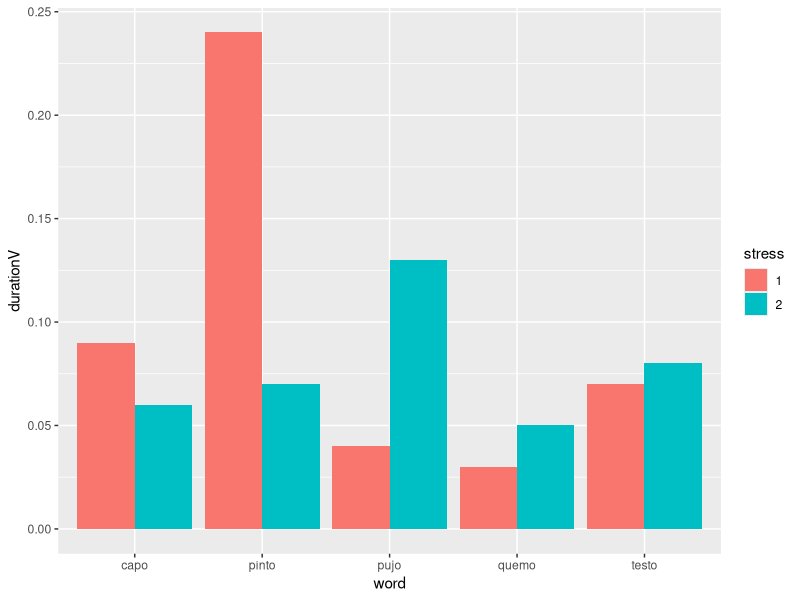
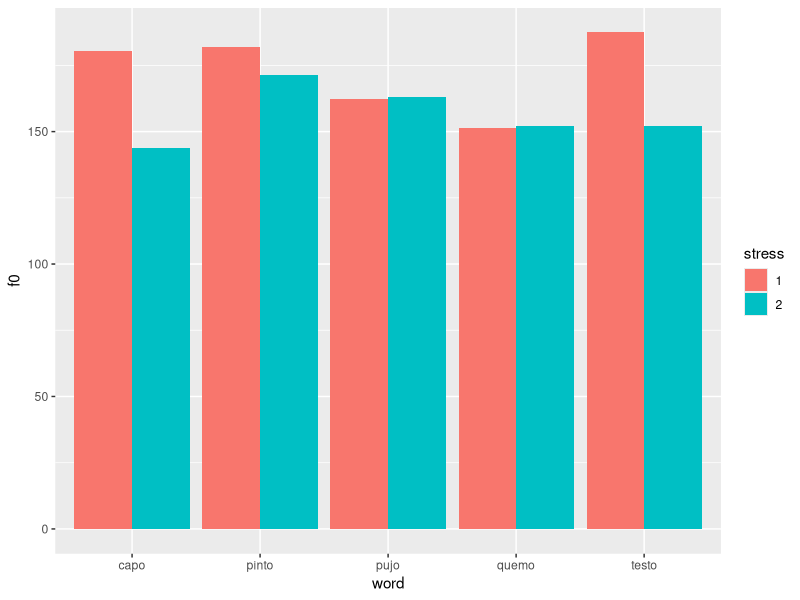
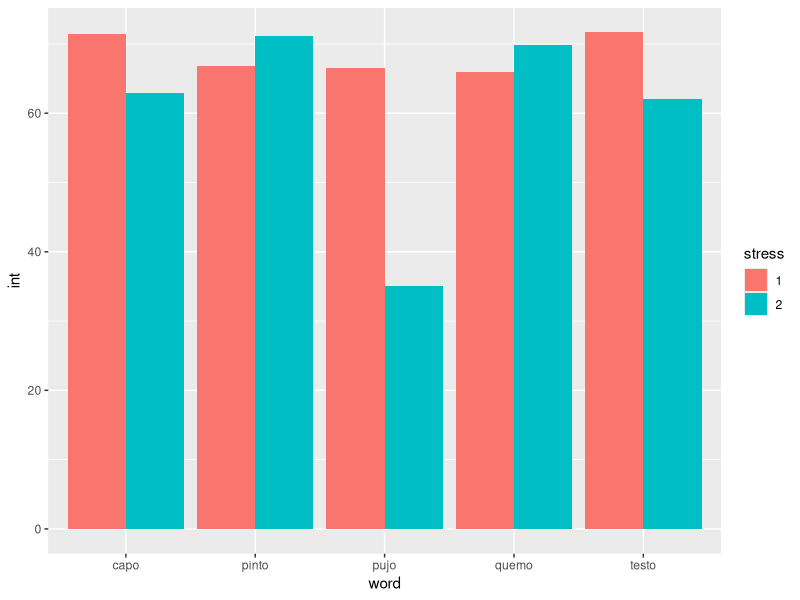
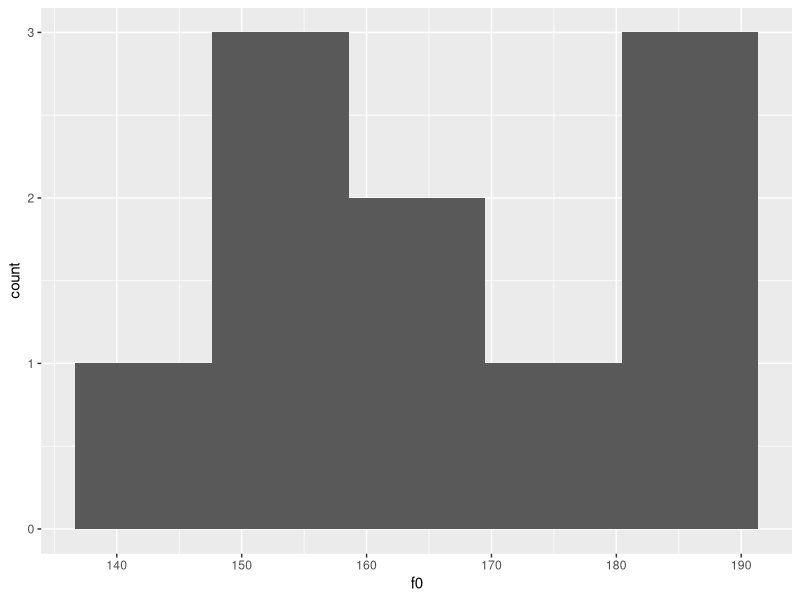
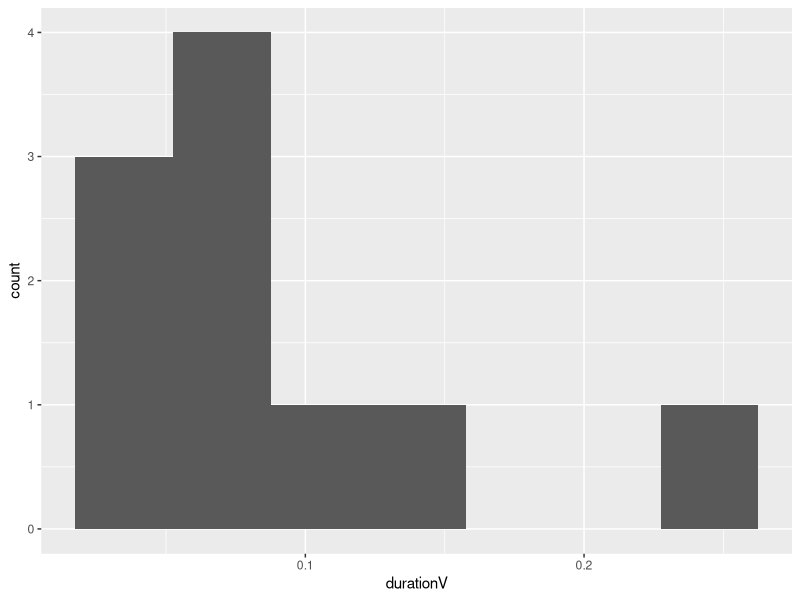
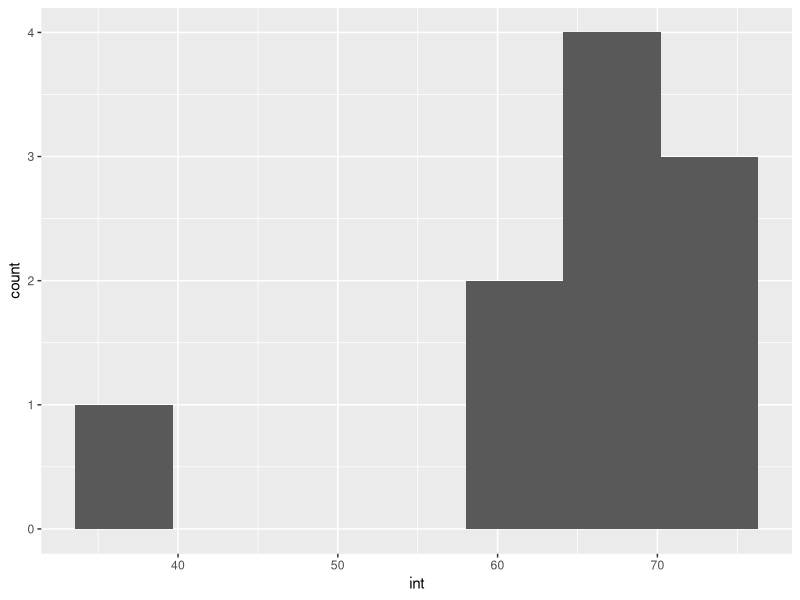
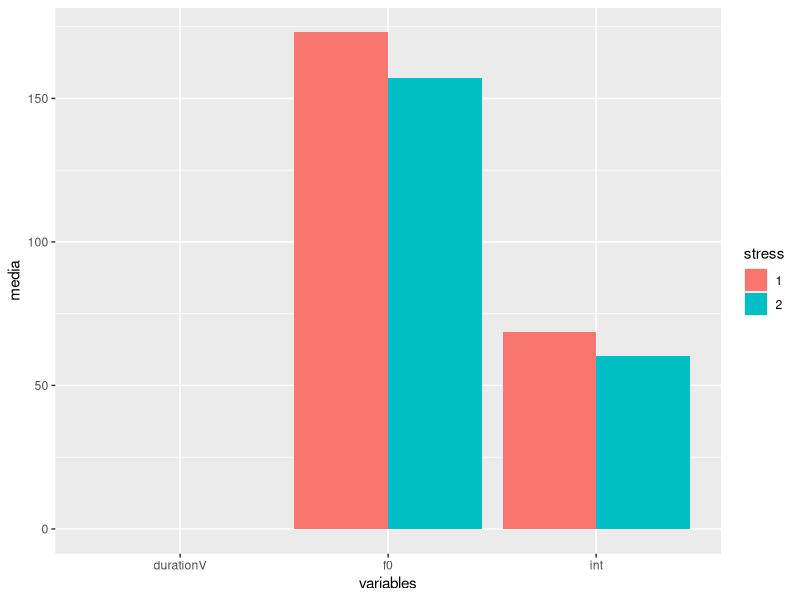

Recreate these plots in R, in order.
## ---- chunk 1
library(tidyverse)
df1 = read_csv("data/data.csv")

## ---- chunk 2
my_new_df1 = separate(data = df1, col = info, into = c("word", "stress"), sep = "_") 
my_new_df1
## ---- chunk 3

  ggplot(my_new_df1, aes(fill=stress, y=durationV, x=word)) + 
  geom_bar(position="dodge", stat="identity")
  
  
ggplot(my_new_df1, aes(fill=stress, y=f0, x=word)) + 
  geom_bar(position="dodge", stat="identity") +
  ylab('f0')
  
  ggplot(my_new_df1, aes(fill=stress, y=int, x=word)) + 
  geom_bar(position="dodge", stat="identity") +
  ylab('int')
  
## ---- chunk 4
 ggplot(data = my_new_df1, aes(x=f0)) + 
  geom_histogram(bins = 5)

## ---- chunk 5
 ggplot(data = my_new_df1, aes(x=durationV)) + 
  geom_histogram(bins = 7) # bins numero de barras withdt :ancho de barra 


## ---- chunk 6
  ggplot(data = my_new_df1, aes(x=int)) + 
  geom_histogram(bins = 7) # bins numero de barras withdt :ancho de barra 


## ---- chunk 7
my_new_df1 %>%
    summarise(media_dur = mean(durationV), media_f0 = mean(f0), meadia_int = mean(int)) 

## ---- chunk 8
my_new_df1 %>%
   group_by(stress) %>%
    summarise(media_dur = mean(durationV), media_f0 = mean(f0), meadia_int = mean(int)) 



## ---- chunk 9
 my_new_df2 = tibble(stress = factor(c(1,2,1,2, 1,2)), media = c(0.094, 0.078, 173, 157, 68.5, 60.2),
                    variables = c('durationV', 'durationV', 'f0', 'f0', 'int', 'int'))

## ---- chunk 10
ggplot(my_new_df2, aes(fill=stress, y=media, x=variables)) + 
  geom_bar(position="dodge", stat="identity") 

